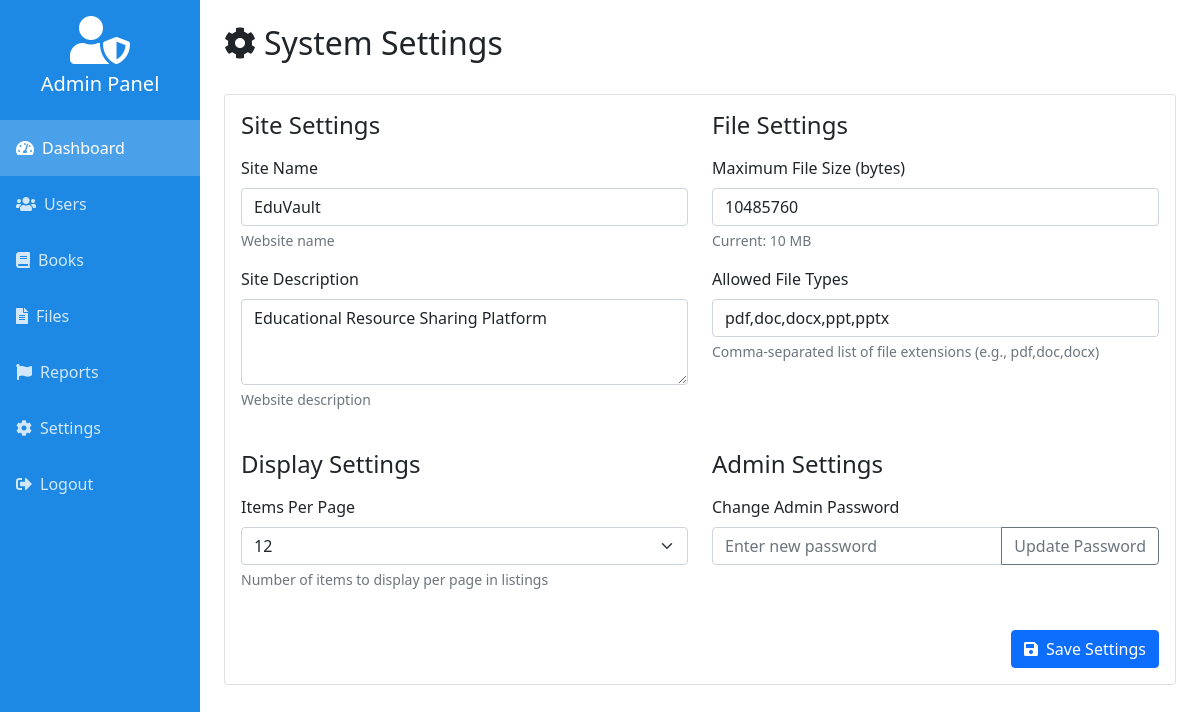
Screenshot of /admin/settings.php (signed in) with the database file from the repository.
### tables this page shows
CREATE TABLE `system_settings` (
  `id` int(11) NOT NULL,
  `setting_key` varchar(50) NOT NULL,
  `setting_value` text DEFAULT NULL,
  `description` text DEFAULT NULL,
  `updated_by` int(11) DEFAULT NULL,
  `updated_at` timestamp NOT NULL DEFAULT current_timestamp() ON UPDATE current_timestamp()
);

### admin/settings.php (the view, shortened to what this page needs)
<?php
require_once '../includes/db_connect.php';
$settings = mysqli_query($mysqli, "SELECT * FROM system_settings ORDER BY id");
$settings_data = [];
while ($row = mysqli_fetch_assoc($settings)) {
    $settings_data[$row['setting_key']] = $row;
}
?>
<!DOCTYPE html>
<html lang="en">
    <head>
        <link href="https://cdn.jsdelivr.net/npm/bootstrap@5.1.3/dist/css/bootstrap.min.css" rel="stylesheet">
        <link href="https://cdnjs.cloudflare.com/ajax/libs/font-awesome/5.15.4/css/all.min.css" rel="stylesheet">
    </head>
    <body>
        <div class="container-fluid">
            <div class="row">
                <?php include '../includes/sidebar.php'; ?>
                <div class="col-md-10 p-4">
                    <div class="d-flex justify-content-between align-items-center mb-4">
                        <h2><i class="fas fa-cog me-2"></i>System Settings</h2>
                    </div>
                    <div class="card">
                        <div class="card-body">
                            <form method="POST" action="">
                                <div class="row">
                                    <div class="col-md-6 mb-4">
                                        <h4 class="mb-3">Site Settings</h4>
                                        <div class="mb-3">
                                            <label class="form-label">Site Name</label>
                                            <input type="text" class="form-control" name="settings[site_name]"
                                                value="<?php echo htmlspecialchars($settings_data['site_name']['setting_value']); ?>">
                                            <div class="form-text">
                                                <?php echo $settings_data['site_name']['description']; ?></div>
                                        </div>
                                        <div class="mb-3">
                                            <label class="form-label">Site Description</label>
                                            <textarea class="form-control" name="settings[site_description]"
                                                rows="3"><?php echo htmlspecialchars($settings_data['site_description']['setting_value']); ?></textarea>
                                            <div class="form-text">
                                                <?php echo $settings_data['site_description']['description']; ?></div>
                                        </div>
                                    </div>
                                    <div class="col-md-6 mb-4">
                                        <h4 class="mb-3">File Settings</h4>
                                        <div class="mb-3">
                                            <label class="form-label">Maximum File Size (bytes)</label>
                                            <input type="number" class="form-control" name="settings[max_file_size]"
                                                value="<?php echo htmlspecialchars($settings_data['max_file_size']['setting_value']); ?>">
                                            <div class="form-text">Current:
                                                <?php echo formatBytes($settings_data['max_file_size']['setting_value']); ?>
                                            </div>
                                        </div>
                                        <div class="mb-3">
                                            <label class="form-label">Allowed File Types</label>
                                            <input type="text" class="form-control" name="settings[allowed_file_types]"
                                                value="<?php echo htmlspecialchars($settings_data['allowed_file_types']['setting_value']); ?>">
                                            <div class="form-text">Comma-separated list of file extensions (e.g.,
                                                pdf,doc,docx)</div>
                                        </div>
                                    </div>
                                    <div class="col-md-6">
                                        <h4 class="mb-3">Display Settings</h4>
                                        <div class="mb-3">
                                            <label class="form-label">Items Per Page</label>
                                            <select class="form-select" name="settings[items_per_page]">
                                                <?php
                                                $current = (int) $settings_data['items_per_page']['setting_value'];
                                                foreach ([10, 12, 15, 20, 25, 30] as $value) {
                                                    echo "<option value=\"$value\"" . ($current === $value ? ' selected' : '') . ">$value</option>";
                                                }
                                                ?>
                                            </select>
                                            <div class="form-text">Number of items to display per page in listings</div>
                                        </div>
                                    </div>
                                    <div class="col-md-6">
                                        <h4 class="mb-3">Admin Settings</h4>
                                        <div class="mb-3">
                                            <label class="form-label">Change Admin Password</label>
                                            <div class="input-group">
                                                <input type="password" class="form-control" id="newPassword"
                                                    placeholder="Enter new password">
                                                <button class="btn btn-outline-secondary" type="button"
                                                    onclick="changeAdminPassword()">
                                                    Update Password
                                                </button>
                                            </div>
                                        </div>
                                    </div>
                                </div>
                                <div class="text-end mt-4">
                                    <button type="submit" class="btn btn-primary">
                                        <i class="fas fa-save me-2"></i>Save Settings
                                    </button>
                                </div>
                            </form>
                        </div>
                    </div>
                </div>
            </div>
        </div>
        <?php
        function formatBytes($bytes)
        {
            $units = ['B', 'KB', 'MB', 'GB'];
            $bytes = max($bytes, 0);
            $pow = floor(($bytes ? log($bytes) : 0) / log(1024));
            $pow = min($pow, count($units) - 1);
            $bytes /= pow(1024, $pow);
            return round($bytes, 1) . ' ' . $units[$pow];
        }
        ?>
    </body>
</html>

### rows the page displays
system_settings: setting_value "EduVault", description "Website name"
system_settings: setting_value "Educational Resource Sharing Platform", description "Website description"
system_settings: setting_value "10485760", setting_value "10 MB"
system_settings: setting_value "pdf,doc,docx,ppt,pptx"
system_settings: setting_value "12"
